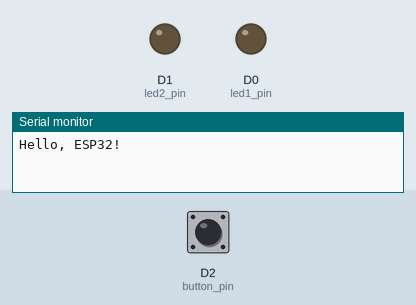
This sketch was run on a simulated ESP8266 (NodeMCU). Parts: output pins drawn as LEDs (lit = HIGH), the last lines printed to the serial monitor. Dashed ring = blinking. The inputs (shaded band) are chosen by the test bench; at power-on: D2 (button_pin) HIGH.

Above: at 1.2 s.
1.3 s: D2 (button_pin) pulled LOW for 0.15 s
At 1.6 s:
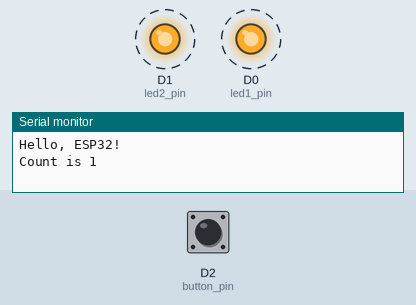
4.3 s: D2 (button_pin) pulled LOW for 1 s
At 4.6 s:
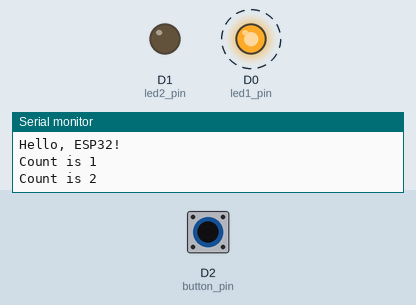
7.3 s: D2 (button_pin) pulled LOW for 3.2 s
At 7.3 s:
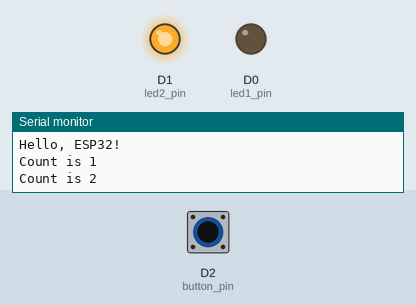
Timing chart, 0 to 10.3 s (numbered marks = the images above; inputs shaded):
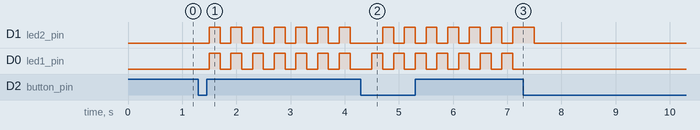

The sketch:

sketch.ino
```cpp
int led1_pin = D0;
int led2_pin = D1;
int button_pin = D2;

int buttonval;
int lastButtonState = HIGH;
int count = 0;

void setup() {
  Serial.begin(115200);
  Serial.println("Hello, ESP32!");
  pinMode(led1_pin, OUTPUT);
  pinMode(led2_pin, OUTPUT);
  pinMode(button_pin, INPUT_PULLUP);
}

void loop() {
  buttonval = digitalRead(button_pin);

  if (lastButtonState == HIGH && buttonval == LOW) {
    count++;
    if (count > 3) count = 1;
    Serial.print("Count is ");
    Serial.println(count);
    delay(200);
  }
  lastButtonState = buttonval;

  if (count == 1) {

    digitalWrite(led1_pin, HIGH);
    digitalWrite(led2_pin, HIGH);
    delay(200);
    digitalWrite(led1_pin, LOW);
    digitalWrite(led2_pin, LOW);
    delay(200);
  }
  else if (count == 2) {

    digitalWrite(led1_pin, HIGH);
    digitalWrite(led2_pin, LOW);
    delay(200);
    digitalWrite(led1_pin, LOW);
    digitalWrite(led2_pin, HIGH);
    delay(200);
  }
  else if (count == 3) {

    digitalWrite(led1_pin, LOW);
    digitalWrite(led2_pin, LOW);
    delay(100);
  }
}
```

Measured:
- after the input at 1.3 s, D1 (led2_pin), D0 (led1_pin): alternates HIGH for 0.20 s and LOW for 0.20 s, starting after 0.20 s
- after the input at 7.3 s, D0 (led1_pin): stops changing and stays LOW
